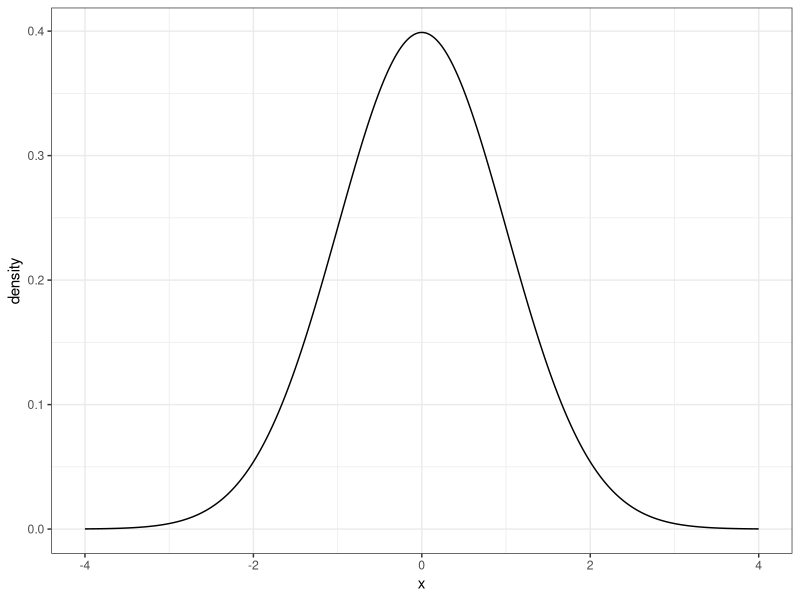

Here is the R script that generated this plot: (Note: this script raises an error after producing the figure.)
## ---- chunk 1
knitr::opts_chunk$set(echo = TRUE)
doc_theme <- ggplot2::theme_bw()

library(kableExtra)
## ---- chunk 2
library(tidyverse)

mu <- c(0)
sigma <- c(1)
par_df <- tibble(mu, sigma) %>%
  mutate(id = 1:n())

gg_df <- par_df %>%
  split(.$id) %>%
  map(~ tibble(mu = .$mu, 
               sigma = .$sigma,
               x = seq(-4, 4, by = 0.01),
               density = dnorm(x, mean = .$mu, sd = .$sigma))) %>%
  bind_rows() %>%
  mutate(par = paste0("list(mu == ", mu, ", sigma == ", sigma, ")"))

lab_df <- gg_df %>%
  group_by(par) %>%
  filter(density == max(density)) 

ggplot(gg_df, aes(x = x, y = density)) + 
  geom_line() + 
  #geom_label(data = lab_df, aes(y = density + 0.04, label = par), 
  #           parse = TRUE, size = 3) + 
  doc_theme + theme(legend.position="none")

## ---- chunk 3
df <- read_rds("data/nominate.rds") %>%
  filter(party == "Democrat", congress == 115) 

ggplot(df, aes(x = ideology, y = ..density..)) + 
  geom_histogram() 
## ---- chunk 4
df <- read_rds("data/nominate.rds")

ggplot(df, aes(x = ideology, y = ..density..)) + 
  geom_histogram() 
## ---- chunk 5
df <- read_rds("data/parties.rds")

min <- min(df$enep)
max <- max(df$enep)

curve_df <- df %>%
  split(paste0(.$electoral_system, "; ", .$social_heterogeneity)) %>%
  imap(~ tibble(x = seq(min, max, by = 0.1),
               density = dnorm(x, mean = mean(.x$enep), sd = sd(.x$enep)), 
               id = .y)) %>%
  bind_rows %>%
  separate(id, c("electoral_system", "social_heterogeneity"), sep = "; ") %>%
  mutate(electoral_system = factor(electoral_system, levels = levels(df$electoral_system)),
         social_heterogeneity = factor(social_heterogeneity, levels = levels(df$social_heterogeneity)))

ggplot(df, aes(x = enep)) +
  facet_grid(rows = vars(social_heterogeneity), 
             cols = vars(electoral_system), 
             scales = "free_y") + 
  geom_histogram(aes(, y = ..density..), fill = "grey50", color = NA) +
  geom_line(data =curve_df, aes(x = x, y = density), color = scales::muted("red")) + 
  doc_theme
## ---- chunk 6
library(kableExtra)
df %>%
  group_by(electoral_system, social_heterogeneity) %>%
  summarize(frac1 = mean((enep > mean(enep) - sd(enep)) & 
                           (enep < mean(enep) + sd(enep))),
            frac2 = mean((enep > mean(enep) - 2*sd(enep)) & 
                           (enep < mean(enep) + 2*sd(enep)))) %>%
  mutate(frac1 = scales::percent(frac1, accuracy = 1),
         frac2 = scales::percent(frac2, accuracy = 1)) %>%
  rename(`Electoral System` = electoral_system,
         `Social Heterogeneity` = social_heterogeneity,
         `within 1 SD` = frac1, `within 2 SDs` = frac2) %>%
  kable(format = "markdown")
## ---- chunk 7
ggplot(NULL, aes(c(-3,3))) +
  geom_area(stat = "function", fun = dnorm, fill = scales::muted("red"), xlim = c(-3, 3)) +
  geom_area(stat = "function", fun = dnorm, fill = "grey80", xlim = c(2, 3)) +
  geom_area(stat = "function", fun = dnorm, fill = "grey80", xlim = c(-1, -3)) +
  labs(x = "z", y = "") +
  scale_y_continuous(breaks = NULL) +
  scale_x_continuous(breaks = c(-1, 2)) + 
  doc_theme
## ---- chunk 8
ggplot(NULL, aes(c(-3,3))) +
  geom_area(stat = "function", fun = dnorm, fill = scales::muted("red"), xlim = c(-1.65, 1.65)) +
  geom_area(stat = "function", fun = dnorm, fill = "grey80", xlim = c(1.65, 3)) +
  geom_area(stat = "function", fun = dnorm, fill = "grey80", xlim = c(-1.65, -3)) +
  labs(x = "z", y = "") +
  scale_y_continuous(breaks = NULL) +
  scale_x_continuous(breaks = c(1.65, -1.65), labels = c("z", "-z")) + 
  doc_theme + 
  labs(title = "Area Between a Particular Value and Its Opposite")
## ---- chunk 9
tibble(z = c(0, .1, .2, .3, .4, .5, .75, 1, 1.5, 1.64, 1.96, 2, 3),
       `*z*` = z, 
       `% between *-z* and *z*` = scales::percent(pnorm(z) - pnorm(-z), accuracy = 1)) %>%
  mutate(Status = ifelse(z %in% c(1, 2, 1.96), "Important", "")) %>%
  select(-z) %>%
  kable(format = "markdown")
## ---- chunk 10
df <- read_rds("data/nominate.rds") %>%
  filter(congress == 115)

min <- min(df$ideology)
max <- max(df$ideology)

curve_df <- df %>%
  split(paste0(.$party)) %>%
  imap(~ tibble(x = seq(min, max, by = 0.01),
               density = dnorm(x, mean = mean(.x$ideology), sd = sd(.x$ideology)), 
               party = .y)) %>%
  bind_rows()

ggplot(df, aes(x = ideology)) +
  facet_grid(rows = vars(party)) + 
  geom_histogram(aes(, y = ..density..), fill = "grey50", color = NA) +
  geom_line(data =curve_df, aes(x = x, y = density), color = scales::muted("red")) + 
  doc_theme + 
  labs(x = "Ideology", 
       y = "Density")
## ---- chunk 11
df %>%
  group_by(party) %>%
  summarize(Average = mean(ideology, na.rm = TRUE),
            SD = sd(ideology, na.rm = TRUE)) %>%
  rename(Party = party) %>%
  kable(format = "markdown", digits = 2)
## ---- chunk 12
tribble(~name, ~position,
  "RYAN, Paul D.",   "Speaker of the House",
  "MCCARTHY, Kevin",   "Majority Leader",
  "SCALISE, Steve",   "Majority Whip",
  "McMORRIS RODGERS, Cathy", "Conference Chair",
  "PELOSI, Nancy",  "Minority Leader",
  "HOYER, Steny Hamilton", "Minority Whip",
  "CLYBURN, James Enos", "Assistant Democratic Leader",
  "LEWIS, John R.", "Senior Chief Deputy Minority Whip") %>%
  left_join(df) %>%
  select(Name = name, Party = party, Position = position, `Ideology Score` = ideology) %>%
  mutate(`Inspect Histogram` = "", 
         `Normal Approximation` = "",
         Actual = "") %>%
  kable(format = "markdown", digits = 2)
## ---- chunk 13
ggplot(NULL, aes(c(-3,3))) +
  geom_area(stat = "function", fun = dnorm, fill = "grey80", xlim = c(-3, 3)) +
  geom_area(stat = "function", fun = dnorm, fill = "#1b9e77", xlim = c(0.47, 3)) +
  #geom_area(stat = "function", fun = dnorm, fill = "#d95f02", xlim = c(-0.47, 0.47)) +
  labs(x = "", y = "") +
  scale_y_continuous(breaks = NULL) +
  scale_x_continuous(breaks = c(0, 0.47), labels = c("0.49", "0.56"), minor_breaks = NULL) + 
  doc_theme
## ---- chunk 14
ggplot(NULL, aes(c(-3,3))) +
  geom_area(stat = "function", fun = dnorm, fill = "grey80", xlim = c(-3, 3)) +
  geom_area(stat = "function", fun = dnorm, fill = "#1b9e77", xlim = c(0.47, 3)) +
  #geom_area(stat = "function", fun = dnorm, fill = "#d95f02", xlim = c(-0.47, 0.47)) +
  labs(x = "", y = "") +
  scale_y_continuous(breaks = NULL) +
  scale_x_continuous(breaks = c(0, 0.47), labels = c("0.49\n(0)", "0.56\n(0.47)"), minor_breaks = NULL) + 
  doc_theme
## ---- chunk 15
ggplot(NULL, aes(c(-3,3))) +
  geom_area(stat = "function", fun = dnorm, fill = "grey80", xlim = c(-3, 3)) +
  geom_area(stat = "function", fun = dnorm, fill = "#1b9e77", xlim = c(0.47, 3)) +
  geom_area(stat = "function", fun = dnorm, fill = "#d95f02", xlim = c(-0.47, 0.47)) +
  labs(x = "", y = "") +
  scale_y_continuous(breaks = NULL) +
  scale_x_continuous(breaks = c(-0.47, 0, 0.47), labels = c("\n(-0.47)", "0.49\n(0)", "0.56\n(0.47)"), minor_breaks = NULL) + 
  doc_theme
